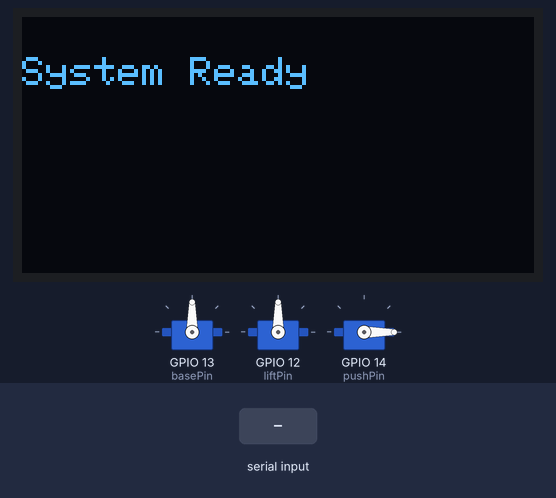
Bench run of a sketch on a simulated ESP32. Shown: 128×64 one-colour display, 3 × servo. The test bench sets the inputs (shaded band). What the sketch prints to the serial monitor is not drawn.

Above: at 1.2 s.
1.3 s: "plastic\n" received over Serial
At 2.1 s:
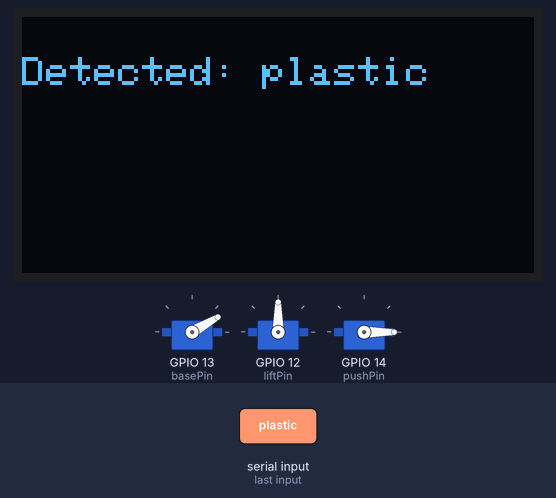
At 7.1 s:
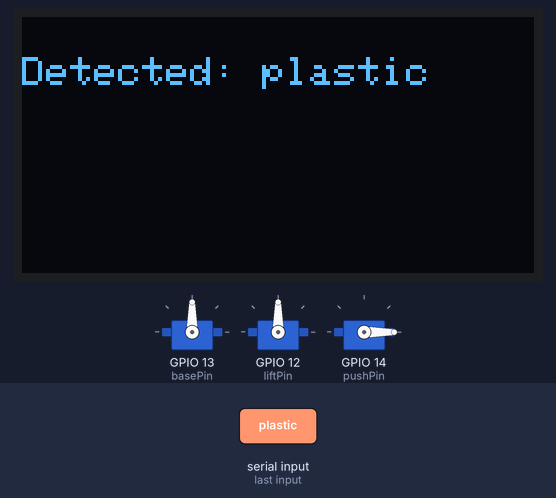
Timing chart, 0 to 8.6 s (numbered marks = the images above; inputs shaded):
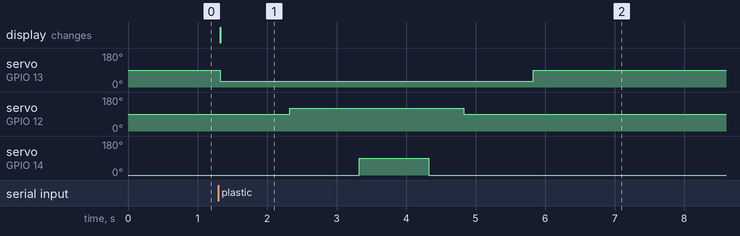

The sketch:

KL_Waste.ino
```cpp
#include <Wire.h>
#include <Adafruit_GFX.h>
#include <Adafruit_SSD1306.h>
#include <ESP32Servo.h>

#define SCREEN_WIDTH 128
#define SCREEN_HEIGHT 64
#define OLED_RESET    -1
#define OLED_ADDRESS  0x3C

Adafruit_SSD1306 display(SCREEN_WIDTH, SCREEN_HEIGHT, &Wire, OLED_RESET);

// Servo pins
Servo baseServo;
Servo liftServo;
Servo pushServo;

int basePin = 13;
int liftPin = 12;
int pushPin = 14;


int plasticBase = 30;
int paperBase   = 90;
int organicBase = 150;

void setup() {
  Serial.begin(115200);
  Wire.begin(21, 22);

  if (!display.begin(SSD1306_SWITCHCAPVCC, OLED_ADDRESS)) {
    Serial.println(F("OLED init failed"));
    while (true);
  }

  baseServo.attach(basePin);
  liftServo.attach(liftPin);
  pushServo.attach(pushPin);

  baseServo.write(90);
  liftServo.write(90);
  pushServo.write(0);

  display.clearDisplay();
  display.setTextSize(1);
  display.setTextColor(SSD1306_WHITE);
  display.setCursor(0, 10);
  display.println("System Ready");
  display.display();

  Serial.println("Waiting for waste type...");
}

void loop() {
  if (Serial.available() > 0) {
    String wasteType = Serial.readStringUntil('\n');
    wasteType.trim();

    display.clearDisplay();
    display.setCursor(0, 10);
    display.println("Detected: " + wasteType);
    display.display();

    if (wasteType == "plastic") {
      moveArm(plasticBase);
    }
    else if (wasteType == "paper") {
      moveArm(paperBase);
    }
    else if (wasteType == "organic") {
      moveArm(organicBase);
    }
    else {
      Serial.println("Unknown type");
    }

    delay(2000);
  }
}

void moveArm(int baseAngle) {
  Serial.print("Moving to base angle: ");
  Serial.println(baseAngle);

  baseServo.write(baseAngle);
  delay(1000);

  liftServo.write(120);
  delay(1000);


  pushServo.write(90);
  delay(1000);


  pushServo.write(0);
  delay(500);


  liftServo.write(90);
  delay(1000);

  baseServo.write(90);
  delay(1000);
}
```

Measured:
- after the input at 1.3 s, servo on GPIO 13 (basePin): 90° → 30° at once, → 90° 4.5 s later; servo on GPIO 12 (liftPin): 90° → 120° after 1.0 s, → 90° 2.5 s later; servo on GPIO 14 (pushPin): 0° → 90° after 2.0 s, → 0° 1.0 s later; the display: changes at once (image 1)
